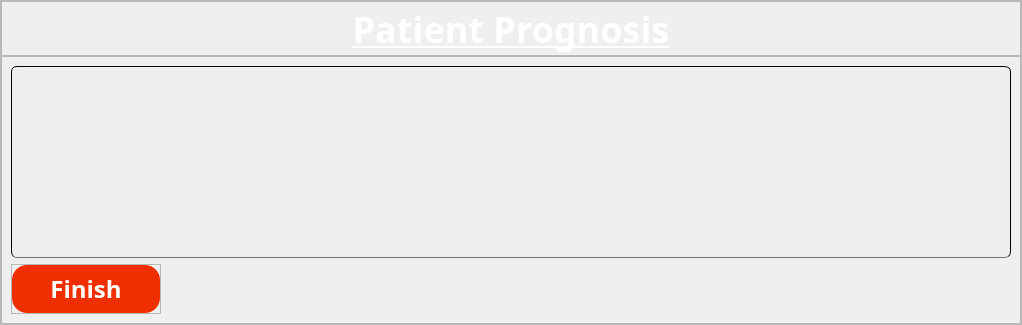
         <widget class="QWidget" name="Prognosis_page">
          <layout class="QVBoxLayout" name="verticalLayout_12">
           <property name="spacing">
            <number>0</number>
           </property>
           <property name="leftMargin">
            <number>0</number>
           </property>
           <property name="topMargin">
            <number>0</number>
           </property>
           <property name="rightMargin">
            <number>0</number>
           </property>
           <property name="bottomMargin">
            <number>0</number>
           </property>
           <item>
            <widget class="QFrame" name="frame_Prognosis">
             <property name="styleSheet">
              <string notr="true">
*{
	font-family:century gothic;
	font-size:24px;
	color: white;
	font-weight: bold;
}


QTextEdit{
	
	background:transparent;
	border:1px solid;
	color:white;
	border-bottom:1px solid #717072;
	border-radius:6px;
}</string>
             </property>
             <property name="frameShape">
              <enum>QFrame::StyledPanel</enum>
             </property>
             <property name="frameShadow">
              <enum>QFrame::Raised</enum>
             </property>
             <layout class="QVBoxLayout" name="verticalLayout_14">
              <property name="spacing">
               <number>0</number>
              </property>
              <property name="leftMargin">
               <number>0</number>
              </property>
              <property name="topMargin">
               <number>0</number>
              </property>
              <property name="rightMargin">
               <number>0</number>
              </property>
              <property name="bottomMargin">
               <number>0</number>
              </property>
              <item>
               <widget class="QFrame" name="frame_title_3">
                <property name="minimumSize">
                 <size>
                  <width>0</width>
                  <height>55</height>
                 </size>
                </property>
                <property name="maximumSize">
                 <size>
                  <width>16777215</width>
                  <height>55</height>
                 </size>
                </property>
                <property name="frameShape">
                 <enum>QFrame::StyledPanel</enum>
                </property>
                <property name="frameShadow">
                 <enum>QFrame::Raised</enum>
                </property>
                <layout class="QHBoxLayout" name="horizontalLayout_10">
                 <property name="spacing">
                  <number>0</number>
                 </property>
                 <property name="leftMargin">
                  <number>0</number>
                 </property>
                 <property name="topMargin">
                  <number>0</number>
                 </property>
                 <property name="rightMargin">
                  <number>0</number>
                 </property>
                 <property name="bottomMargin">
                  <number>0</number>
                 </property>
                 <item>
                  <widget class="QLabel" name="label_title_3">
                   <property name="font">
                    <font>
                     <family>century gothic</family>
                     <pointsize>-1</pointsize>
                     <weight>75</weight>
                     <bold>true</bold>
                     <underline>true</underline>
                    </font>
                   </property>
                   <property name="styleSheet">
                    <string notr="true">text-decoration:underline;
font-size:36px;

</string>
                   </property>
                   <property name="text">
                    <string>Patient Prognosis</string>
                   </property>
                   <property name="alignment">
                    <set>Qt::AlignCenter</set>
                   </property>
                  </widget>
                 </item>
                </layout>
               </widget>
              </item>
              <item>
               <widget class="QFrame" name="frame_prognosis_content">
                <property name="styleSheet">
                 <string notr="true"/>
                </property>
                <property name="frameShape">
                 <enum>QFrame::StyledPanel</enum>
                </property>
                <property name="frameShadow">
                 <enum>QFrame::Raised</enum>
                </property>
                <layout class="QVBoxLayout" name="verticalLayout_15">
                 <item alignment="Qt::AlignHCenter">
                  <widget class="QTextEdit" name="textEdit_prognosis">
                   <property name="minimumSize">
                    <size>
                     <width>1000</width>
                     <height>0</height>
                    </size>
                   </property>
                   <property name="maximumSize">
                    <size>
                     <width>1000</width>
                     <height>1000</height>
                    </size>
                   </property>
                   <property name="styleSheet">
                    <string notr="true">
*{
	font-family:century gothic;
	font-size:16px;
	color: white;
	font-weight: bold;
}</string>
                   </property>
                   <property name="readOnly">
                    <bool>true</bool>
                   </property>
                  </widget>
                 </item>
                 <item alignment="Qt::AlignLeft|Qt::AlignBottom">
                  <widget class="QFrame" name="frame_navigation_3">
                   <property name="minimumSize">
                    <size>
                     <width>150</width>
                     <height>50</height>
                    </size>
                   </property>
                   <property name="maximumSize">
                    <size>
                     <width>150</width>
                     <height>50</height>
                    </size>
                   </property>
                   <property name="frameShape">
                    <enum>QFrame::StyledPanel</enum>
                   </property>
                   <property name="frameShadow">
                    <enum>QFrame::Raised</enum>
                   </property>
                   <layout class="QHBoxLayout" name="horizontalLayout_12">
                    <property name="spacing">
                     <number>0</number>
                    </property>
                    <property name="leftMargin">
                     <number>0</number>
                    </property>
                    <property name="topMargin">
                     <number>0</number>
                    </property>
                    <property name="rightMargin">
                     <number>0</number>
                    </property>
                    <property name="bottomMargin">
                     <number>0</number>
                    </property>
                    <item>
                     <widget class="QPushButton" name="btn_Finish_2">
                      <property name="sizePolicy">
                       <sizepolicy hsizetype="Expanding" vsizetype="Expanding">
                        <horstretch>0</horstretch>
                        <verstretch>0</verstretch>
                       </sizepolicy>
                      </property>
                      <property name="styleSheet">
                       <string notr="true">*{
	background-color: rgb(240, 47, 0);
	border-radius:15px;
}
:hover{
	color:white;
	background:#B02300;
}

:pressed{
	background:#701600;
}</string>
                      </property>
                      <property name="text">
                       <string>Finish</string>
                      </property>
                     </widget>
                    </item>
                   </layout>
                  </widget>
                 </item>
                </layout>
               </widget>
              </item>
             </layout>
            </widget>
           </item>
          </layout>
         </widget>
